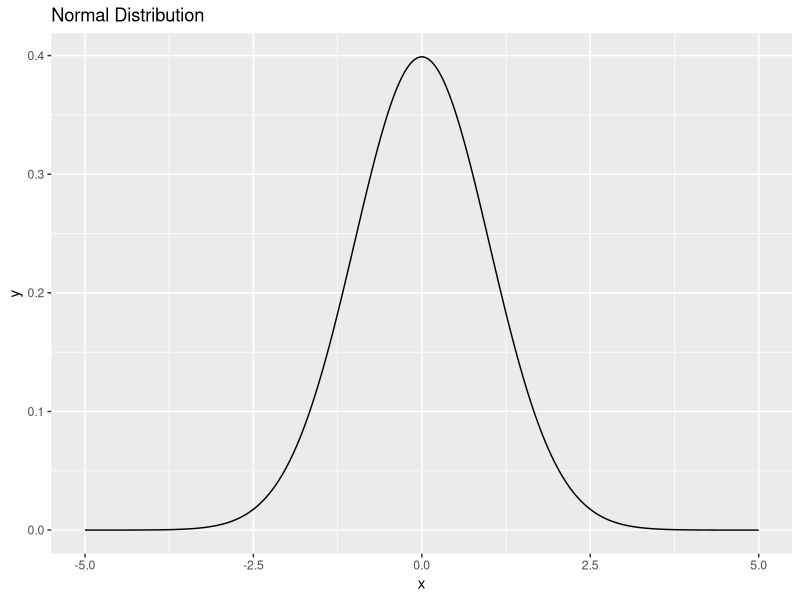
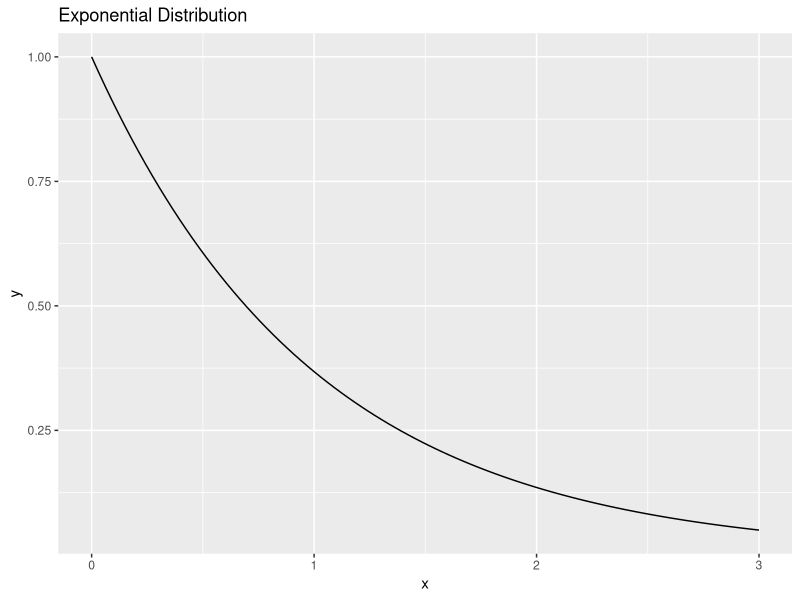
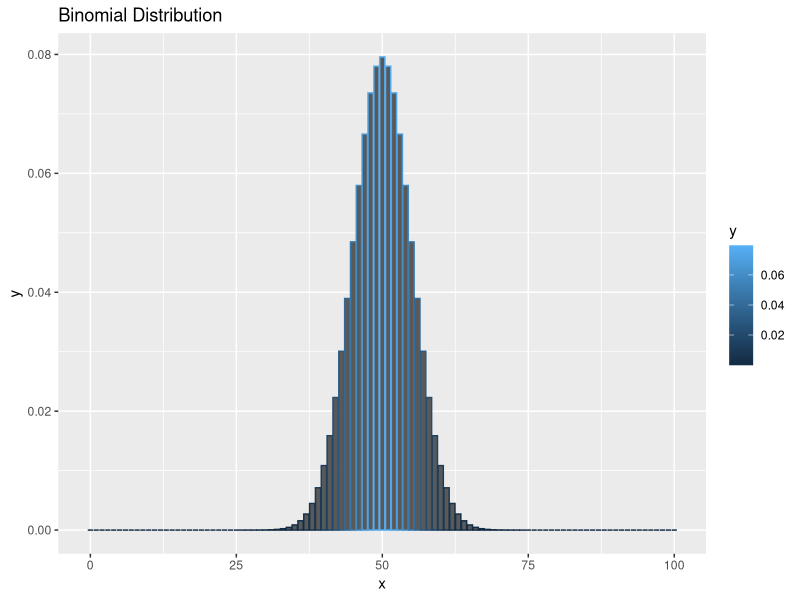
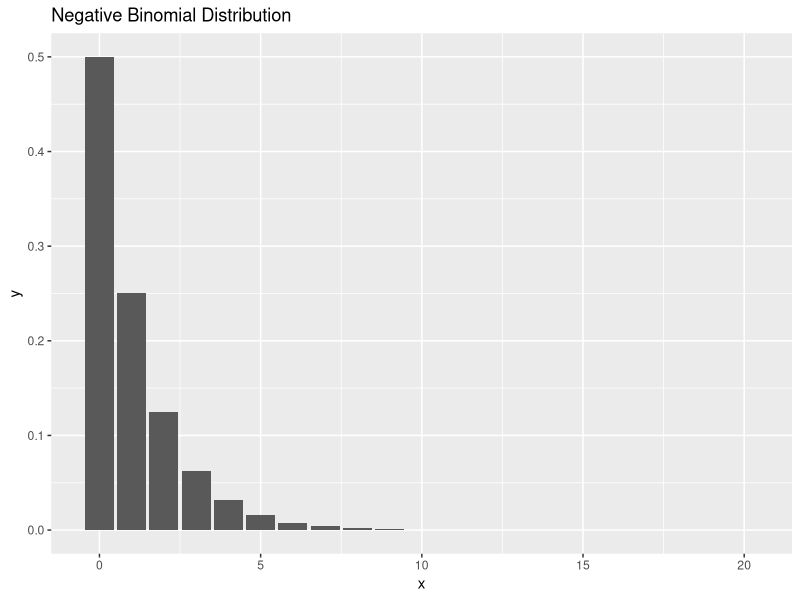
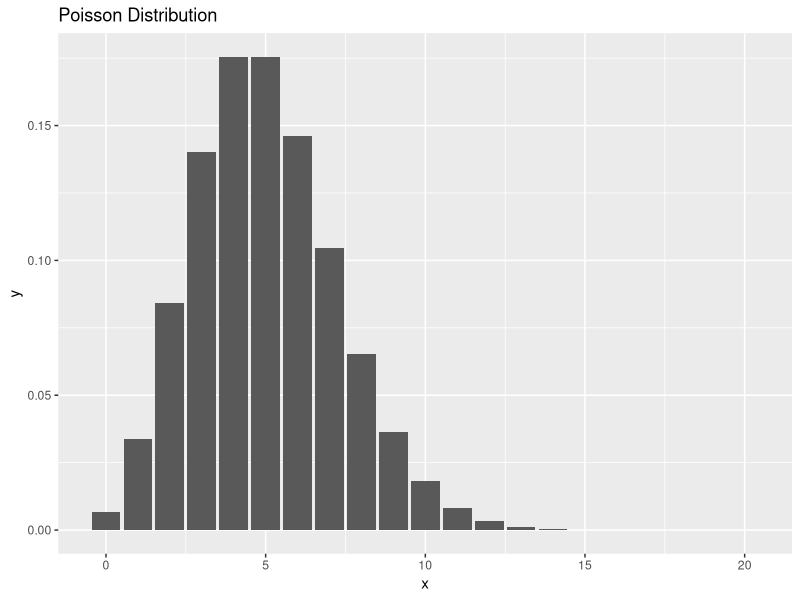
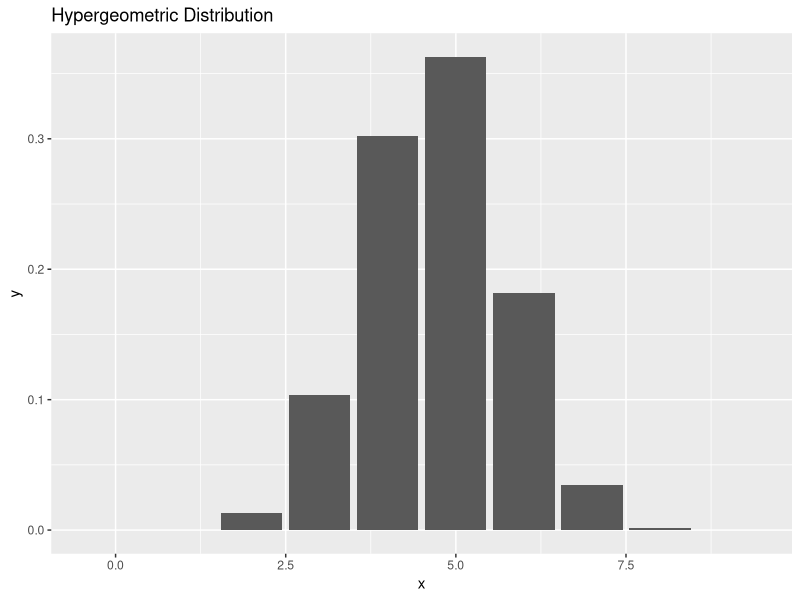

Source code (R) for these figures, in order:
## ---- chunk 1
library(ggplot2)
library(tibble)
# 标准正态分布
normal_data <- tibble(x = seq(-5, 5, length.out = 500),
                      y = dnorm(x, mean = 0, sd = 1))


ggplot(normal_data, aes(x = x, y = y)) +
    geom_line() +
    ggtitle("Normal Distribution")
## ---- chunk 2
# 指数分布
exponential_data <- tibble(x = seq(0, 3, length.out = 100),
                           y = dexp(x, rate = 1))


ggplot(exponential_data, aes(x = x, y = y)) +
    geom_line() +
    ggtitle("Exponential Distribution")
## ---- chunk 3
# 二项分布
binomial_data <- tibble(x = 0:100, y = dbinom(x, size = 100, prob = 0.5))

ggplot(binomial_data, aes(x = x, y = y, color = y)) +
    geom_bar(stat = "identity") +
    ggtitle("Binomial Distribution")
## ---- chunk 4
# 负二项分布
negative_binomial_data <- tibble(x = 0:20, y =  dnbinom(x, size = 1, prob = 0.5))

ggplot(negative_binomial_data, aes(x = x, y = y)) +
    geom_bar(stat = "identity") +
    ggtitle("Negative Binomial Distribution")
## ---- chunk 5
# 泊松分布
poisson_data <- tibble(x = 0:20,
                       y = dpois(x, lambda = 5))

ggplot(poisson_data, aes(x = x, y = y)) +
    geom_bar(stat = "identity") +
    ggtitle("Poisson Distribution")
## ---- chunk 6
# 超几何分布
hypergeometric_data <- tibble(x = 0:9, y = dhyper(x, m = 10,n = 7,k = 8))

ggplot(hypergeometric_data, aes(x = x, y = y)) +
    geom_bar(stat = "identity") +
    ggtitle("Hypergeometric Distribution")
